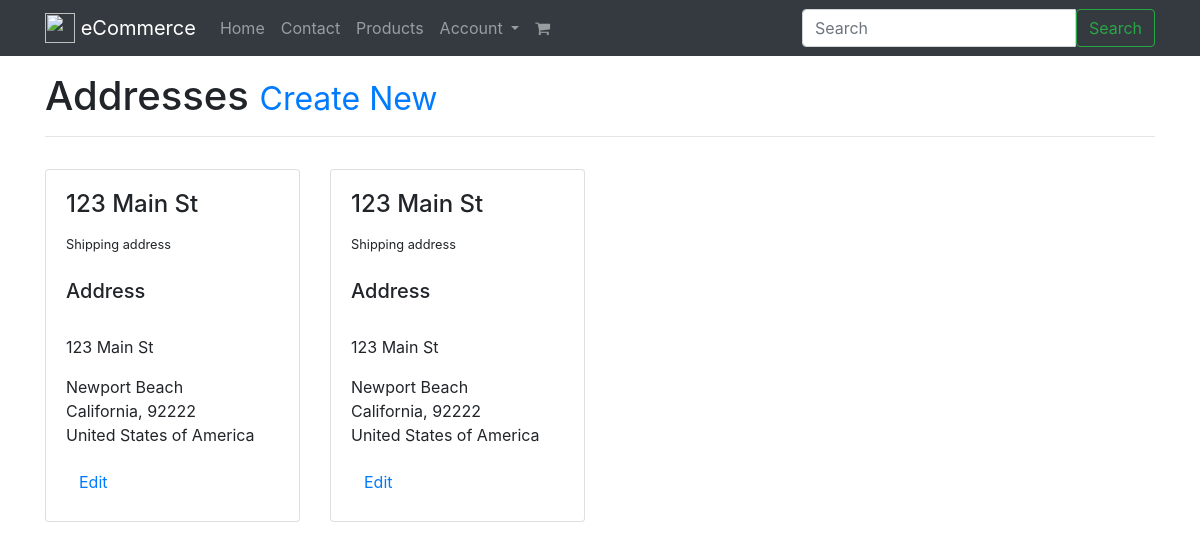
The app's page /addresses/ (signed in) with its own data.
### addresses/models.py (models this page shows, shortened)
class Address(models.Model):
    billing_profile = models.ForeignKey(BillingProfile,on_delete=models.CASCADE)
    name            = models.CharField(max_length=120, null=True, blank=True, help_text='Shipping to? Who is it for?')
    nickname        = models.CharField(max_length=120, null=True, blank=True, help_text='Internal Reference Nickname')
    address_type    = models.CharField(max_length=120, choices=ADDRESS_TYPES)
    address_line_1  = models.CharField(max_length=120)
    address_line_2  = models.CharField(max_length=120, null=True, blank=True)
    city            = models.CharField(max_length=120)
    country         = models.CharField(max_length=120, default='United States of America')
    state           = models.CharField(max_length=120)
    postal_code     = models.CharField(max_length=120)
    def __str__(self):
        if self.nickname:
            return str(self.nickname)
        return str(self.address_line_1)
    def get_absolute_url(self):
        return reverse("address-update", kwargs={"pk": self.pk})
    def get_address(self):
        return "{for_name}\n{line1}\n{line2}\n{city}\n{state}, {postal}\n{country}".format(
                for_name = self.name or "",
                line1 = self.address_line_1,
                line2 = self.address_line_2 or "",
                city = self.city,
                state = self.state,
                postal= self.postal_code,
                country = self.country
            )

### addresses/views.py (the view)
# urls.py: url(r'^addresses/$', AddressListView.as_view(), name='addresses'),
class AddressListView(LoginRequiredMixin, ListView):
    template_name = 'addresses/list.html'
    def get_queryset(self):
        request = self.request
        billing_profile, billing_profile_created = BillingProfile.objects.new_or_get(request)
        return Address.objects.filter(billing_profile=billing_profile)

### billing/models.py (called while the page is built)
    def new_or_get(self, request):
        user = request.user
        guest_email_id = request.session.get('guest_email_id')
        created = False
        obj = None
        if user.is_authenticated:
            obj, created = self.model.objects.get_or_create(
                            user=user, email=user.email)
        elif guest_email_id is not None:
            'guest user checkout; auto reloads payment stuff'
            guest_email_obj = GuestEmail.objects.get(id=guest_email_id)
            obj, created = self.model.objects.get_or_create(
                                            email=guest_email_obj.email)
        else:
            pass
        return obj, created

### addresses/templates/addresses/list.html
{% extends "base.html" %}
{% block content %}
<div class='row'>
<div class='col-12'>
<h1>Address{% if object_list.count > 1%}es{% endif %} <small><a href='{% url "address-create" %}'>Create New</a></small></h1>
<hr/>
</div>
</div>
<div class='row'>
        {% for obj in object_list %}
            <div class='col-12 col-md-3 my-3'>
                <div class="card">
                  <div class="card-body">
                    <h4 class="card-title">{{ obj }}</h4>
                     <small>{{ obj.get_address_type_display }}</small><br/>
                     <br/>
                     <h5>Address</h5>
                     {{ obj.get_address|linebreaks }}
                    <a href='{{ obj.get_absolute_url }}' class='btn btn-default'>Edit</a>
                  </div>
                </div>
            </div>
        {% empty %}
         <p class='lead text-center'><a href='{% url "address-create" %}'>Create New</a></p>
        {% endfor %}
</div>
{% endblock %}

### records on screen
Address: nickname+address_line_1 "123 Main St", address_type "Shipping address", get_address "123 Main St Newport Beach California, 92222 United States of America"
Address: nickname+address_line_1 "123 Main St", address_type "Shipping address", get_address "123 Main St Newport Beach California, 92222 United States of America"

### other values on screen
{{ brand_name }} "eCommerce"
